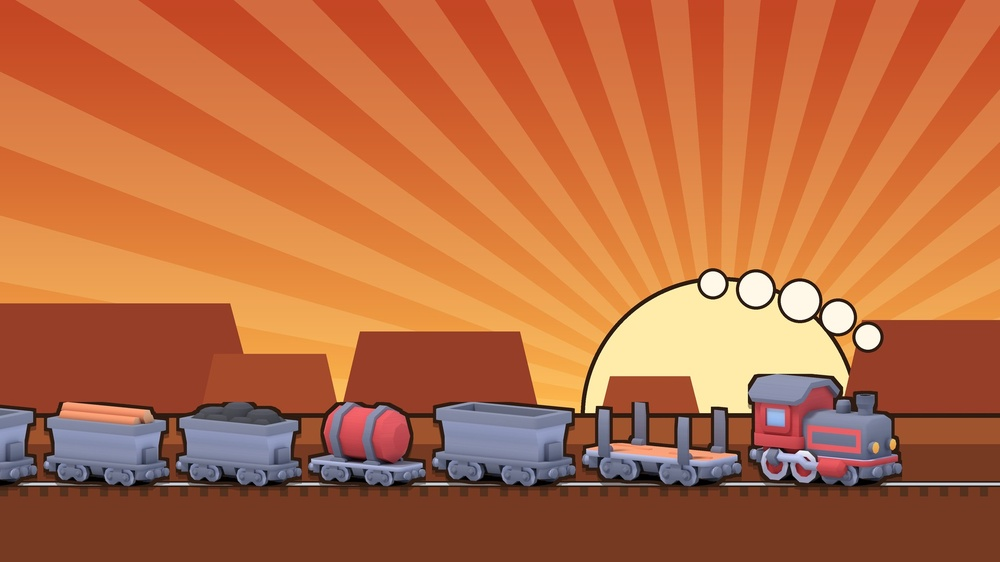
#> input picture Assets/Resources/UI/Loading/hero.jpg, 1000 x 562 px, shrunk from 1920 x 1080 before the run
$ python -i surfaces.py   (imports and definitions only)
#> lines starting #> are read from the running program, lines starting #| are printed output that depends on the picture
#!/usr/bin/env python3
"""Tileable ground textures (CC0): Poly Haven ids, or "acg:<id>" from ambientCG. Writes Resources/Textures/<Name>.jpg and
<Name>Normal.jpg (1k).   python3 Tools/art/surfaces.py"""
import io, json, os, sys, urllib.request, zipfile
ROOT = os.path.dirname(os.path.dirname(os.path.dirname(os.path.abspath(__file__))))
OUT = os.path.join(ROOT, "Assets", "Resources", "Textures")
UA = {"User-Agent": "Ironclad-asset-pipeline"}
SURFACES = {"Asphalt": "asphalt_track", "Tarmac": "clean_asphalt", "Concrete": "concrete_floor_worn_001", "Grass": "acg:Grass001"}
def get(url): return urllib.request.urlopen(urllib.request.Request(url, headers=UA), timeout=120).read()
def tone(path, keep=0.5, tint=(1.1, 1.0, 0.92)):
    """Airfield grass is dry and pale, not a lawn: pull the scan halfway to grey and warm it a little."""
#> called with keep = 0.5, tint = (1.1, 1, 0.92)
    from PIL import Image
    im = Image.open(path).convert("RGB"); grey = im.convert("L").convert("RGB")
#> in tone, im is the input picture: PIL image 1000x562 RGB; mean R, G, B 184.5, 107.1, 65.8
#> after `grey = im.convert('L').convert('RGB')`:
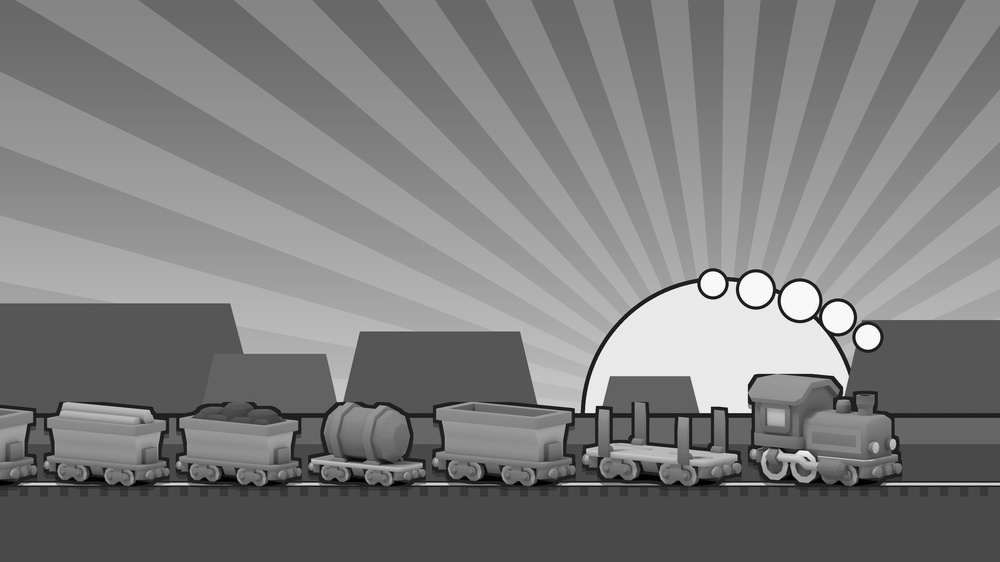
#> grey: PIL image 1000x562 RGB; min 0, max 254, mean 125.5
    im = Image.blend(grey, im, keep)
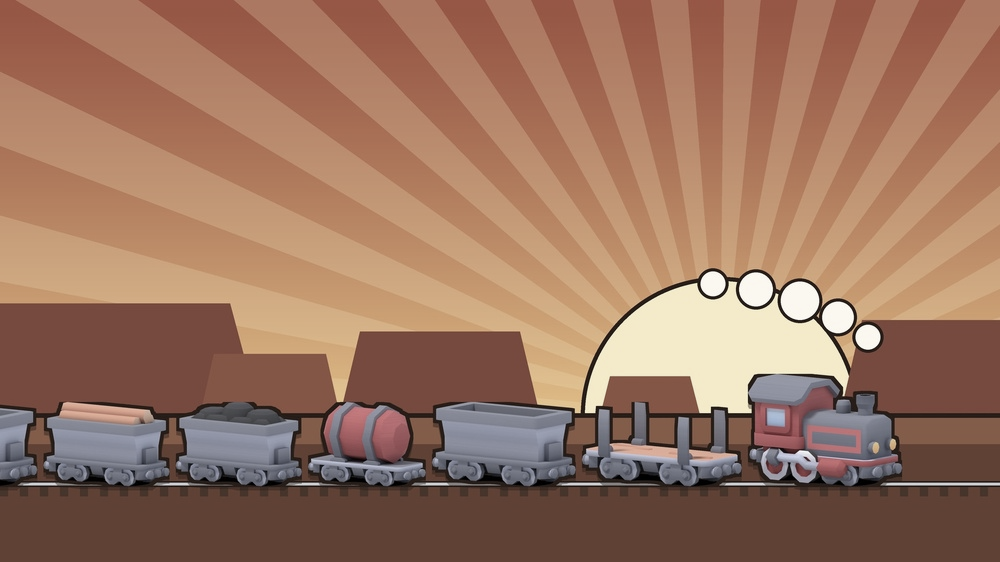
#> im: PIL image 1000x562 RGB; mean R, G, B 154.7, 116.1, 95.4
    r, g, b = im.split()
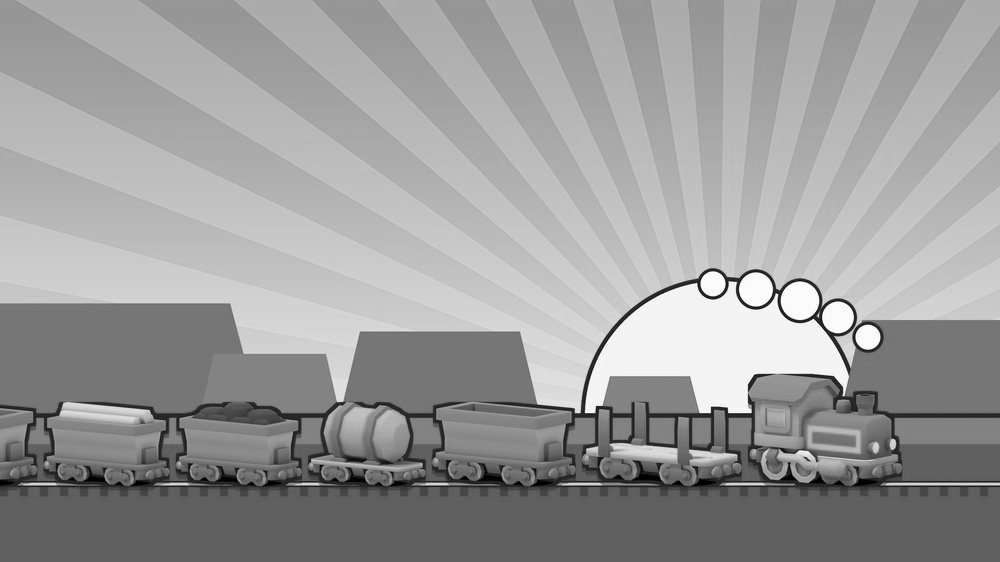
#> r: PIL image 1000x562 L; min 0, max 254, mean 154.7
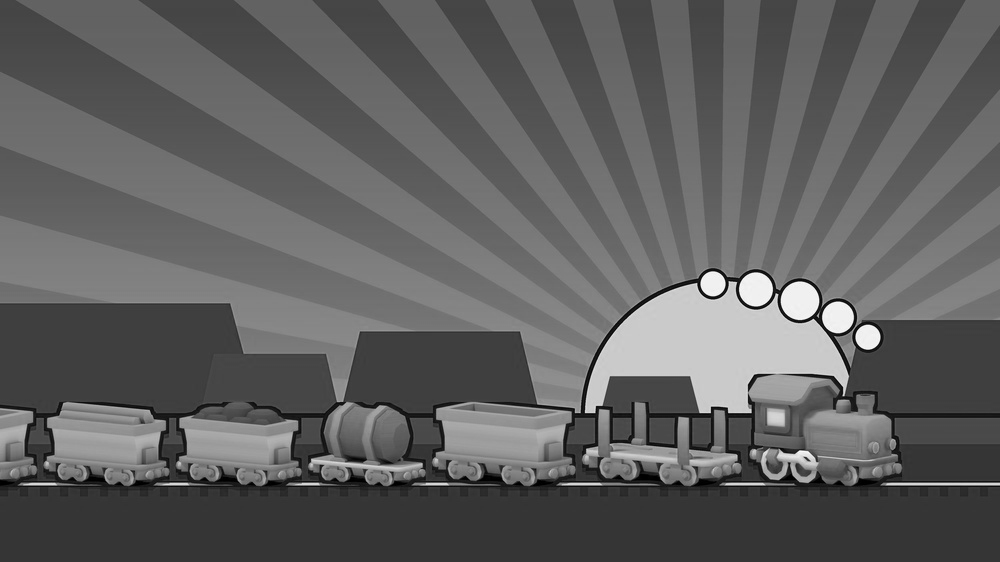
#> b: PIL image 1000x562 L; min 0, max 253, mean 95.4
    im = Image.merge("RGB", [c.point(lambda v, k=k: min(255, int(v * k))) for c, k in zip((r, g, b), tint)])
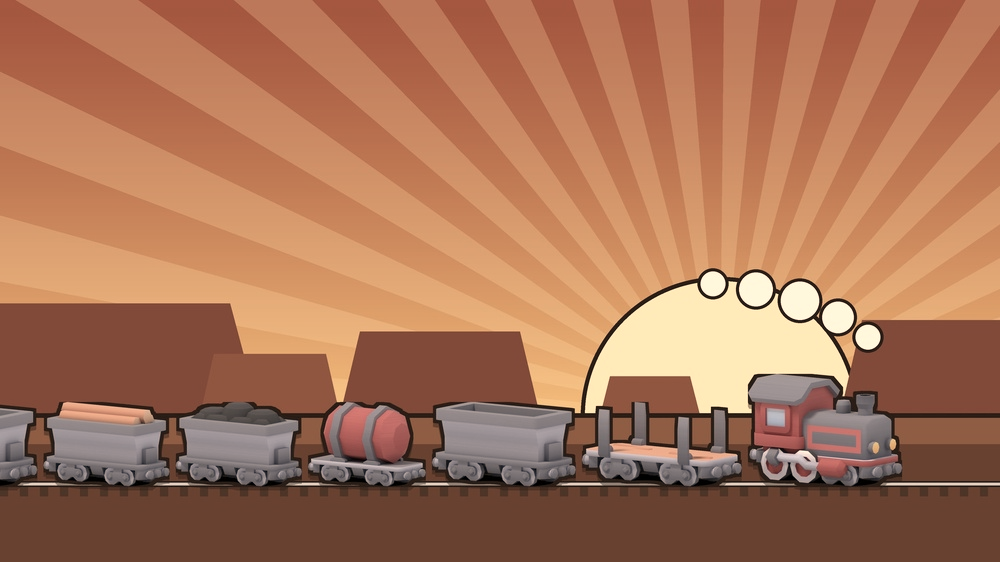
#> im: PIL image 1000x562 RGB; mean R, G, B 169.2, 116.1, 87.2
    im.save(path, quality=92)

# [17 lines not run here, left out]

>>> result = tone('../../Assets/Resources/UI/Loading/hero.jpg')
